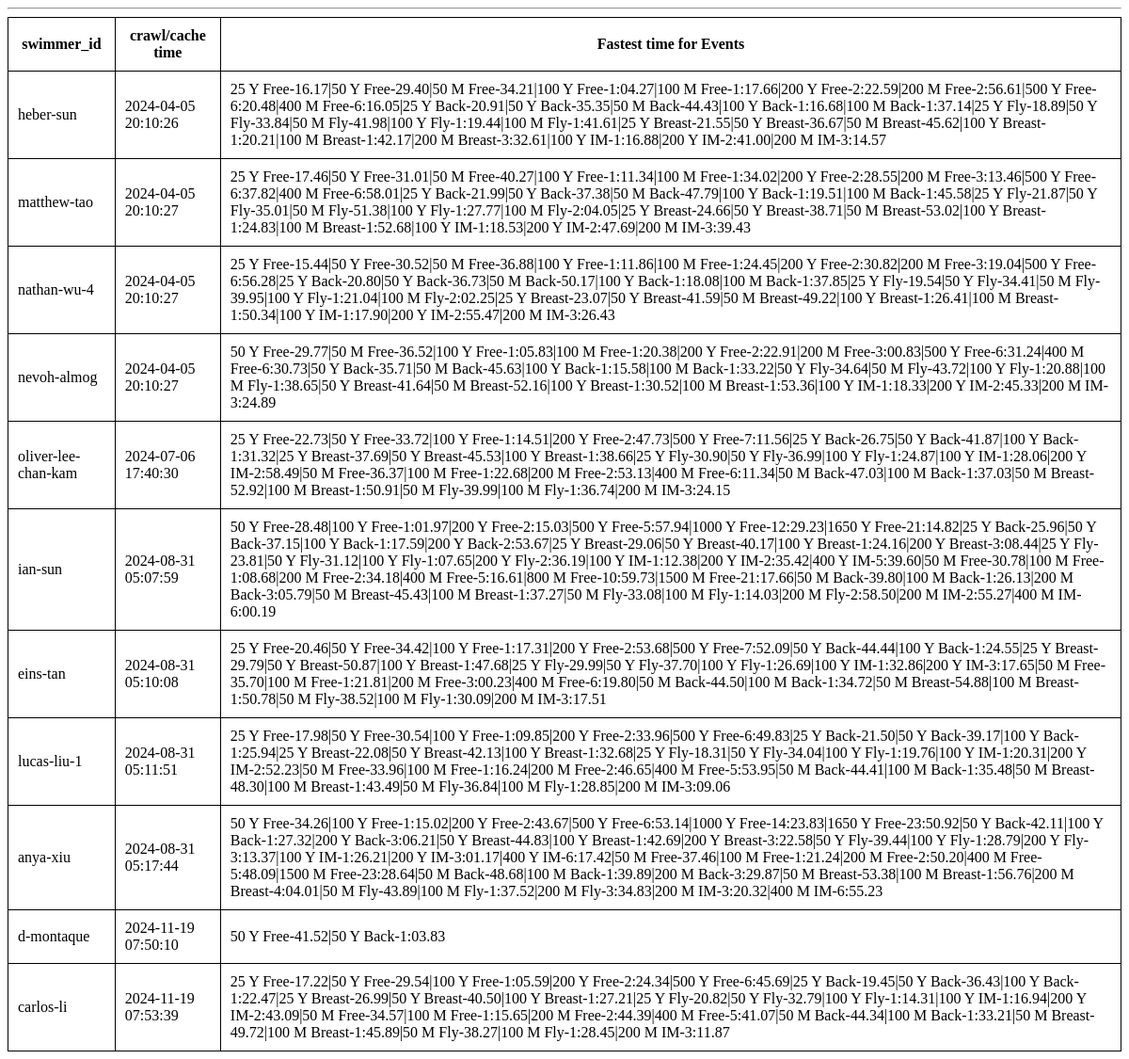
/testdb/, run on an earlier commit of the app's database.
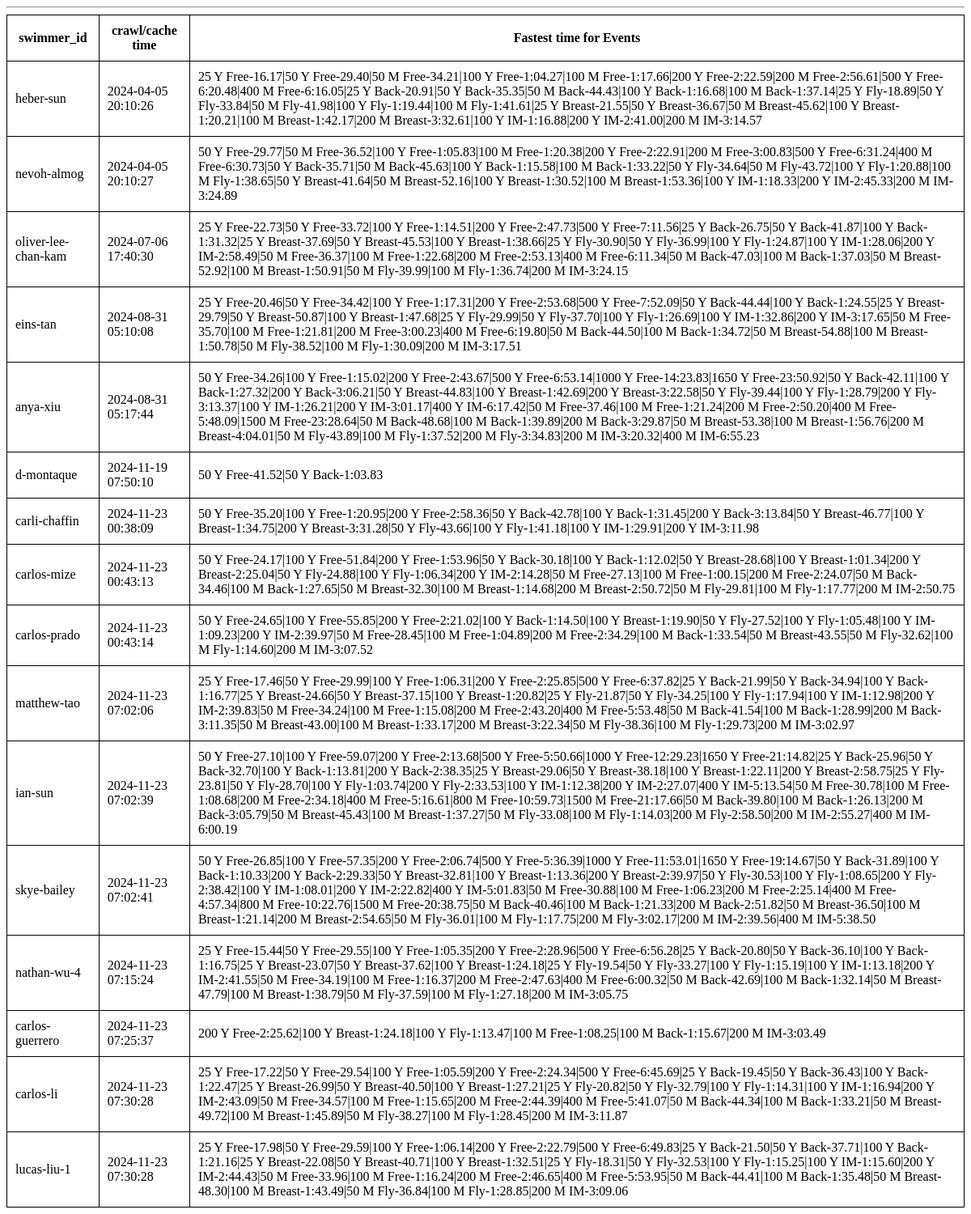
And on a later commit of the database.
### tables this page shows
CREATE TABLE swimmers (
    id TEXT PRIMARY KEY,
    fastest_time TEXT NOT NULL,
    crawl_date TIMESTAMP NOT NULL DEFAULT CURRENT_TIMESTAMP
);

### app.py (the view)
@app.route('/cache/')
@app.route('/cachedb/')
@app.route('/dbcache/')
@app.route('/db/')
@app.route('/testdb/')
def testdb():
  conn = sqlite3.connect('swimmers.db')
  conn.row_factory = sqlite3.Row
  swimmers = conn.execute('SELECT * FROM swimmers').fetchall()
  conn.close()
  return render_template('testdb.html', swimmers=swimmers)

### app.py (called while the page is built)
@app.context_processor
def utility_processor_compare_time():
    def compare_time(time1: str, time2: str) -> bool:
      if time1 == '' or time2 == '': return False
      try:
        timeint1 = int(time1.replace(':','').replace('.',''))
        timeint2 = int(time2.replace(':','').replace('.',''))
      except ValueError:
        return False
      return timeint1 < timeint2
    return dict(compare_time=compare_time)

@app.context_processor
def utility_processor_national_time_tool_tip():
    def national_time_tool_tip(timemap:dict, event:str) -> str:
      res = ''
      for standard, map in timemap.items():
        for event_name, time in map.items():
          if event_name == event and time:
            standard = standard.rjust(4, '\u00A0')
            res += f'{standard}:\u00A0{time}\u000A'
      return res.strip()
    return dict(national_time_tool_tip=national_time_tool_tip)

### templates/testdb.html (shortened to what this page needs)
<!DOCTYPE html>
<html lang="en">
<head>
</head>
<body>
    <hr>
    <div class="content">
      {% block content %}
      <table>
      <tr><th>swimmer_id</th><th>crawl/cache time</th><th>Fastest time for Events</th></tr>
      {% for swimmer in swimmers %}
        <tr>
          <td>{{ swimmer['id'] }} </td> <td>{{ swimmer['crawl_date'] }} </td> <td>{{ swimmer['fastest_time'] }} </td>
        </tr>
      {% endfor %}
      </table>
      {% endblock %}
    </div>
</body>
</html>

### templates/testdb.html (style rules this page uses)
table, th, td { border: 1px solid black; border-collapse: collapse; padding: 10px; }

What changed in the data, as far as the page shows it:
added swimmers: id "carli-chaffin", crawl_date "2024-11-23 00:38:09", fastest_time "50 Y Free-35.20|100 Y Free-1:20.95|200 Y Free-2:58.36|50 Y Back-42.78|100 Y Back-1:31.45|200 Y Back-3:13.84|50 Y Breast-46.77|100 Y Breast-1:34.75|200 Y Breast-3:31.28|50 Y Fly-43.66|100 Y Fly-1:41.18|100 Y IM-1:29.91|200 Y IM-3:11.98"
added swimmers: id "carlos-mize", crawl_date "2024-11-23 00:43:13", fastest_time "50 Y Free-24.17|100 Y Free-51.84|200 Y Free-1:53.96|50 Y Back-30.18|100 Y Back-1:12.02|50 Y Breast-28.68|100 Y Breast-1:01.34|200 Y Breast-2:25.04|50 Y Fly-24.88|100 Y Fly-1:06.34|200 Y IM-2:14.28|50 M Free-27.13|100 M Free-1:00.15|200 M Free-2:24.07|50 M Back-34.46|100 M Back-1:27.65|50 M Breast-32.30|100 M Breast-1:14.68|200 M Breast-2:50.72|50 M Fly-29.81|100 M Fly-1:17.77|200 M IM-2:50.75"
added swimmers: id "carlos-prado", crawl_date "2024-11-23 00:43:14", fastest_time "50 Y Free-24.65|100 Y Free-55.85|200 Y Free-2:21.02|100 Y Back-1:14.50|100 Y Breast-1:19.90|50 Y Fly-27.52|100 Y Fly-1:05.48|100 Y IM-1:09.23|200 Y IM-2:39.97|50 M Free-28.45|100 M Free-1:04.89|200 M Free-2:34.29|100 M Back-1:33.54|50 M Breast-43.55|50 M Fly-32.62|100 M Fly-1:14.60|200 M IM-3:07.52"
changed swimmers "matthew-tao": crawl_date "2024-04-05 20:10:27" → "2024-11-23 07:02:06"; fastest_time "25 Y Free-17.46|50 Y Free-31.01|50 M Free-40.27|100 Y Free-1:11.34|100 M Free-1:34.02|200 Y Free-2:28.55|200 M Free-3:13.46|500 Y Free-6:37.82|400 M Free-6:58.01|25 Y Back-21.99|50 Y Back-37.38|50 M Back-47.79|100 Y Back-1:19.51|100 M Back-1:45.58|25 Y Fly-21.87|50 Y Fly-35.01|50 M Fly-51.38|100 Y Fly-1:27.77|100 M Fly-2:04.05|25 Y Breast-24.66|50 Y Breast-38.71|50 M Breast-53.02|100 Y Breast-1:24.83|100 M Breast-1:52.68|100 Y IM-1:18.53|200 Y IM-2:47.69|200 M IM-3:39.43" → "25 Y Free-17.46|50 Y Free-29.99|100 Y Free-1:06.31|200 Y Free-2:25.85|500 Y Free-6:37.82|25 Y Back-21.99|50 Y Back-34.94|100 Y Back-1:16.77|25 Y Breast-24.66|50 Y Breast-37.15|100 Y Breast-1:20.82|25 Y Fly-21.87|50 Y Fly-34.25|100 Y Fly-1:17.94|100 Y IM-1:12.98|200 Y IM-2:39.83|50 M Free-34.24|100 M Free-1:15.08|200 M Free-2:43.20|400 M Free-5:53.48|50 M Back-41.54|100 M Back-1:28.99|200 M Back-3:11.35|50 M Breast-43.00|100 M Breast-1:33.17|200 M Breast-3:22.34|50 M Fly-38.36|100 M Fly-1:29.73|200 M IM-3:02.97"; moves down the list
changed swimmers "ian-sun": crawl_date "2024-08-31 05:07:59" → "2024-11-23 07:02:39"; fastest_time "50 Y Free-28.48|100 Y Free-1:01.97|200 Y Free-2:15.03|500 Y Free-5:57.94|1000 Y Free-12:29.23|1650 Y Free-21:14.82|25 Y Back-25.96|50 Y Back-37.15|100 Y Back-1:17.59|200 Y Back-2:53.67|25 Y Breast-29.06|50 Y Breast-40.17|100 Y Breast-1:24.16|200 Y Breast-3:08.44|25 Y Fly-23.81|50 Y Fly-31.12|100 Y Fly-1:07.65|200 Y Fly-2:36.19|100 Y IM-1:12.38|200 Y IM-2:35.42|400 Y IM-5:39.60|50 M Free-30.78|100 M Free-1:08.68|200…" → "50 Y Free-27.10|100 Y Free-59.07|200 Y Free-2:13.68|500 Y Free-5:50.66|1000 Y Free-12:29.23|1650 Y Free-21:14.82|25 Y Back-25.96|50 Y Back-32.70|100 Y Back-1:13.81|200 Y Back-2:38.35|25 Y Breast-29.06|50 Y Breast-38.18|100 Y Breast-1:22.11|200 Y Breast-2:58.75|25 Y Fly-23.81|50 Y Fly-28.70|100 Y Fly-1:03.74|200 Y Fly-2:33.53|100 Y IM-1:12.38|200 Y IM-2:27.07|400 Y IM-5:13.54|50 M Free-30.78|100 M Free-1:08.68|200…"; moves down the list
added swimmers: id "skye-bailey", crawl_date "2024-11-23 07:02:41", fastest_time "50 Y Free-26.85|100 Y Free-57.35|200 Y Free-2:06.74|500 Y Free-5:36.39|1000 Y Free-11:53.01|1650 Y Free-19:14.67|50 Y Back-31.89|100 Y Back-1:10.33|200 Y Back-2:29.33|50 Y Breast-32.81|100 Y Breast-1:13.36|200 Y Breast-2:39.97|50 Y Fly-30.53|100 Y Fly-1:08.65|200 Y Fly-2:38.42|100 Y IM-1:08.01|200 Y IM-2:22.82|400 Y IM-5:01.83|50 M Free-30.88|100 M Free-1:06.23|200 M Free-2:25.14|400 M Free-4:57.34|800 M Free-10:22.76|1500 M Free-20:38.75|50 M Back-40.46|100 M Back-1:21.33|200 M Back-2:51.82|50 M Breast-36.50|100 M Breast-1:21.14|200 M Breast-2:54.65|50 M Fly-36.01|100 M Fly-1:17.75|200 M Fly-3:02.17|200 M IM-2:39.56|400 M IM-5:38.50"
changed swimmers "nathan-wu-4": crawl_date "2024-04-05 20:10:27" → "2024-11-23 07:15:24"; fastest_time "25 Y Free-15.44|50 Y Free-30.52|50 M Free-36.88|100 Y Free-1:11.86|100 M Free-1:24.45|200 Y Free-2:30.82|200 M Free-3:19.04|500 Y Free-6:56.28|25 Y Back-20.80|50 Y Back-36.73|50 M Back-50.17|100 Y Back-1:18.08|100 M Back-1:37.85|25 Y Fly-19.54|50 Y Fly-34.41|50 M Fly-39.95|100 Y Fly-1:21.04|100 M Fly-2:02.25|25 Y Breast-23.07|50 Y Breast-41.59|50 M Breast-49.22|100 Y Breast-1:26.41|100 M Breast-1:50.34|100 Y IM-1:17.90|200 Y IM-2:55.47|200 M IM-3:26.43" → "25 Y Free-15.44|50 Y Free-29.55|100 Y Free-1:05.35|200 Y Free-2:28.96|500 Y Free-6:56.28|25 Y Back-20.80|50 Y Back-36.10|100 Y Back-1:16.75|25 Y Breast-23.07|50 Y Breast-37.62|100 Y Breast-1:24.18|25 Y Fly-19.54|50 Y Fly-33.27|100 Y Fly-1:15.19|100 Y IM-1:13.18|200 Y IM-2:41.55|50 M Free-34.19|100 M Free-1:16.37|200 M Free-2:47.63|400 M Free-6:00.32|50 M Back-42.69|100 M Back-1:32.14|50 M Breast-47.79|100 M Breast-1:38.79|50 M Fly-37.59|100 M Fly-1:27.18|200 M IM-3:05.75"; moves down the list
added swimmers: id "carlos-guerrero", crawl_date "2024-11-23 07:25:37", fastest_time "200 Y Free-2:25.62|100 Y Breast-1:24.18|100 Y Fly-1:13.47|100 M Free-1:08.25|100 M Back-1:15.67|200 M IM-3:03.49"
changed swimmers "carlos-li": crawl_date "2024-11-19 07:53:39" → "2024-11-23 07:30:28"
changed swimmers "lucas-liu-1": crawl_date "2024-08-31 05:11:51" → "2024-11-23 07:30:28"; fastest_time "25 Y Free-17.98|50 Y Free-30.54|100 Y Free-1:09.85|200 Y Free-2:33.96|500 Y Free-6:49.83|25 Y Back-21.50|50 Y Back-39.17|100 Y Back-1:25.94|25 Y Breast-22.08|50 Y Breast-42.13|100 Y Breast-1:32.68|25 Y Fly-18.31|50 Y Fly-34.04|100 Y Fly-1:19.76|100 Y IM-1:20.31|200 Y IM-2:52.23|50 M Free-33.96|100 M Free-1:16.24|200…" → "25 Y Free-17.98|50 Y Free-29.59|100 Y Free-1:06.14|200 Y Free-2:22.79|500 Y Free-6:49.83|25 Y Back-21.50|50 Y Back-37.71|100 Y Back-1:21.16|25 Y Breast-22.08|50 Y Breast-40.71|100 Y Breast-1:32.51|25 Y Fly-18.31|50 Y Fly-32.53|100 Y Fly-1:15.25|100 Y IM-1:15.60|200 Y IM-2:44.43|50 M Free-33.96|100 M Free-1:16.24|200…"; moves down the list
